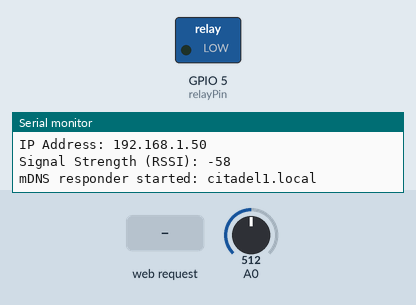
Bench run of a sketch on a simulated ESP8266 (Wemos D1 mini). Parts: switched loads named in the sketch (green lamp = pin HIGH), the last lines printed to the serial monitor. The test bench sets the inputs (shaded band); at power-on: A0 = 512. WiFi joins after 1.5 s; servers stay silent unless stated; not simulated (calls return 0 or success): buzzer_secret.h.

Above: at 3.7 s.
3.8 s: HTTP request GET /scream received
At 4.6 s:
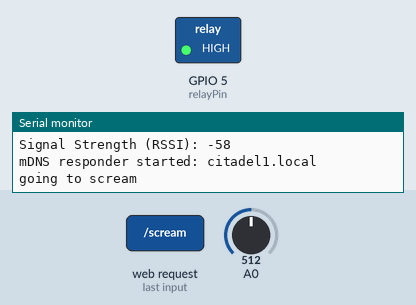
6.8 s: HTTP request GET /status received
8.4 s: HTTP request GET /maintenance received
Timing chart, 0 to 11.4 s (numbered marks = the images above; inputs shaded):
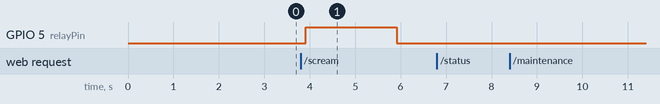

The sketch:

buzzer_scout.ino
```cpp
#include <ESP8266WiFi.h>
#include <ESP8266WebServer.h>
#include <ESP8266mDNS.h>
#include "buzzer_secret.h"
#include <ArduinoOTA.h>

char ssid[] = SECRET_SSID;
char password[] = SECRET_PASS;

ESP8266WebServer server(80);
const int relayPin = 5; // This is D1 on the D1 Mini


enum ScoutMode { GUARDIAN, MAINTENANCE, ALERT };
ScoutMode currentMode = GUARDIAN;


unsigned long maintenanceStartTime = 0;
const long MAINTENANCE_TIMEOUT = 180000; // 3 minutes in milliseconds


// In the D1 Mini Code
void handleScream() {
  Serial.print("going to scream");
  digitalWrite(5, HIGH);  // Trigger the Relay (Active Low)
  digitalWrite(2, HIGH);  // Blink the blue LED too for visual confirmation

  int raw = analogRead(A0);
  float voltage = raw * 0.00521; // Using your calibrated multiplier
  String health = (voltage > 3.7) ? "OK" : "LOW";

  // Build a standard protocol message (JSON)
  String telemetry = "{";
  telemetry += "\"status\": \"ALARM_TRIGGERED\",";
  telemetry += "\"voltage\": " + String(voltage, 2) + ",";
  telemetry += "\"Battery_Health\": \"" + health + "\",";
  telemetry += "\"rssi\": " + String(WiFi.RSSI()); // Signal strength!
  telemetry += "}";

  server.send(200, "application/json", telemetry);

  delay(2000); // Scream for 2 seconds
  digitalWrite(5, LOW); // Turn off Relay
  digitalWrite(2, LOW); // Turn off LED
  Serial.print("done screaming");
}

void handleMaintenance() {
  currentMode = MAINTENANCE;
  maintenanceStartTime = millis();

  // Disable Sleep to ensure a stable connection
  WiFi.setSleepMode(WIFI_NONE_SLEEP);

  server.send(200, "text/plain", "Maintenance Mode Active. Waiting 3 mins for OTA...");
  Serial.println("Entering OTA Maintenance Mode...");
}

float getBatteryVoltage() {
  int raw = analogRead(A0);
  // We calibrate this based on your 2.25V reading at 4.6V USB input
  // Ratio calculation: 4.6V / 2.25V = ~2.04
  Serial.println(raw);
  //float voltage = (raw / 1023.0) * 3.3 * 1.91;
  float voltage = (raw * 0.00521);
  Serial.println(voltage);
  return voltage;
}

// In your handleScream or a new handleStatus function:
void handleStatus() {
  float voltage = getBatteryVoltage();
  String health = (voltage > 3.7) ? "OK" : "LOW";

  String json = "{";
  json += "\"Voltage\": " + String(voltage, 2) + ",";
  json += "\"Battery_Health\": \"" + health + "\"";
  json += "}";
  server.send(200, "application/json", json);
}


void setup() {
  Serial.begin(115200);
  delay(1000);
  Serial.println("\n--- PROJECT CITADEL: WIFI BATTERY TEST ---");
  pinMode(relayPin, OUTPUT);
  digitalWrite(relayPin, LOW); // Keep relay OFF at start
  Serial.print("Connecting to WiFi");
  WiFi.begin(ssid, password);
  while (WiFi.status() != WL_CONNECTED) { delay(500); }

  if (WiFi.status() == WL_CONNECTED) {
    Serial.println("\n[SUCCESS] Connected!");
    Serial.print("IP Address: ");
    Serial.println(WiFi.localIP());
    Serial.print("Signal Strength (RSSI): ");
    Serial.println(WiFi.RSSI());
  } else {
    Serial.println("\n[FAILED] Check power/signal/credentials.");
  }


// 2. Enable WiFi Light Sleep (Saves Battery!)
  // This drops power from ~80mA to ~2mA when idle
 WiFi.setSleepMode(WIFI_LIGHT_SLEEP, 3);


  // FORCE mDNS
  if (!MDNS.begin("citadel1")) {
    Serial.println("Error setting up MDNS responder!");
  } else {
    Serial.println("mDNS responder started: citadel1.local");
    // This tells the network specifically what kind of service we are
    MDNS.addService("http", "tcp", 80);
  }

  // Define your endpoints
  server.on("/scream", handleScream);
  server.on("/status", handleStatus);
  server.on("/maintenance", handleMaintenance);

  server.begin();
}

void loop() {
  switch (currentMode) {
    case MAINTENANCE:
      ArduinoOTA.setHostname("citadel-scout1.local");
      ArduinoOTA.setPassword("abcd");
      ArduinoOTA.begin();
      ArduinoOTA.handle();
      server.handleClient();

      if (millis() - maintenanceStartTime > MAINTENANCE_TIMEOUT) {
        ESP.restart(); // Back to clean Guardian mode
      }
      break;

    case GUARDIAN:
      MDNS.update();
      server.handleClient();
      //ArduinoOTA.handle(); // You can still keep this here, but it might be laggy
      delay(200);
      // Regular power-saving logic
      break;

    case ALERT:
      // Future logic for siren sequences
      break;
  }
}
```

Measured:
- after the input at 3.8 s, GPIO 5 (relayPin): LOW → HIGH after 0.11 s, → LOW 2.0 s later
